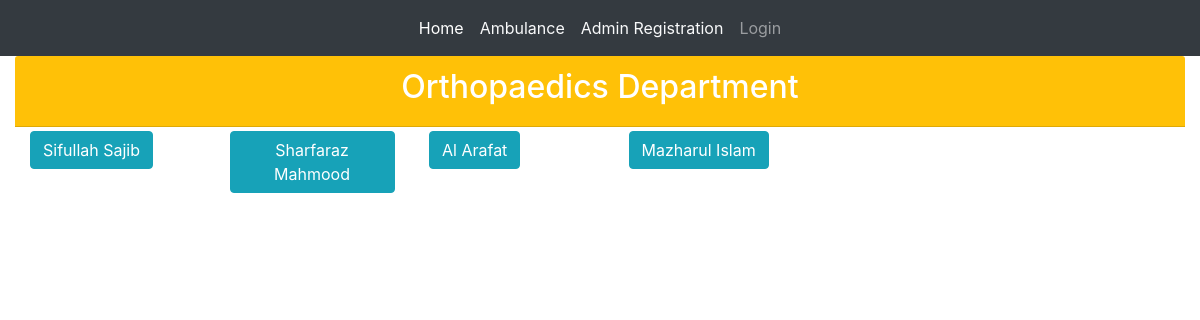
Page /p_orthopaedics/ on the committed database.
### patientMonitor/models.py (models this page shows, shortened)
class patient_registration(models.Model):
    Patient_Name = models.CharField(max_length=100,blank=True)
    Age = models.IntegerField(blank=True)
    svalue=(
        ("Male","Male"),
        ("Female","Female"),
        ("Other","Other")
    )
    sex = models.CharField(max_length=10,choices=svalue)
    bvalue=(
        ("O-","O-"),
        ("O+","O+"),
        ("A-","A-"),
        ("A+","A+"),
        ("B-","B-"),
        ("B+","B+"),
        ("AB-","AB-"),
        ("AB+","AB+")
    )
    Blood_Group = models.CharField(max_length=5,choices=bvalue)
    Weight = models.FloatField(blank=True)
    Height = models.IntegerField(blank=True)
    Ward_No = models.IntegerField(blank=True,null=True)
    Room_No = models.IntegerField(blank=True,null=True)
    Bed_No = models.IntegerField(blank=True,null=True)
    Phone_No = models.CharField(max_length=14,blank=True)
    slug = models.SlugField(max_length=1264,unique=True)
    stvalue = (
        ("Cardiology","Cardiology"),
        ("Neurology","Neurology"),
        ("Orthopaedics","Orthopaedics"),
        ("Gynecology","Gynecology")
    )
    Department = models.CharField(max_length=50,choices=stvalue,blank=True,null=True)
    mvalue = (
        ("Hospital","Hospital"),
        ("Home","Home")
    )
    Monitoring = models.CharField(max_length=50,choices=mvalue,blank=True,null=True)
    doctor = models.ForeignKey(doctor_registration,on_delete=models.CASCADE, null=True, related_name='patient_list')

### patientMonitor/views.py (the view)
# urls.py: path('p_orthopaedics/',views.p_orthopaedics.as_view(),name='p_orthopaedics'),
class p_orthopaedics(ListView):
    context_object_name = 'patient_list'
    model = models.patient_registration
    template_name = 'patientMonitor/p_orthopaedics.html'

### templates/patientMonitor/p_orthopaedics.html
{% extends 'patientMonitor/base.html' %}
{% block body_block %}
<div class="card-header text-center bg-warning text-white"><h2>Orthopaedics Department</h2></div>
{% for patient_registration in patient_list %}
  {% if patient_registration.Department == "Orthopaedics" %}
  <div class="d-sm-inline-flex col-2 mt-1">
      <a class="btn btn-info" href="{% url 'patientMonitor:patient_details' pk=patient_registration.pk %}">{{patient_registration.Patient_Name}}</a>
  </div>
  {% endif %}
{% endfor %}
{% endblock %}

### rows in the picture
patient_registration: Patient_Name "Sifullah Sajib"
patient_registration: Patient_Name "Sharfaraz Mahmood"
patient_registration: Patient_Name "Al Arafat"
patient_registration: Patient_Name "Mazharul Islam"
